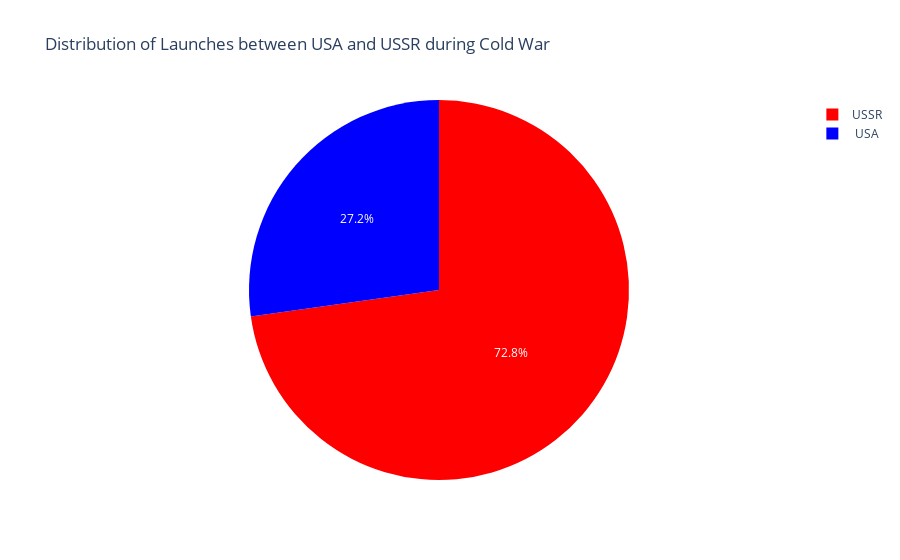

Notebook source saved alongside this figure:
### Markdown cell above
## Create a Plotly Pie Chart comparing the total number of launches of the USSR and the USA

Hint: Remember to include former Soviet Republics like Kazakhstan when analysing the total number of launches.

### Code cell
plt.figure(figsize=(16, 8), dpi=200)

fig = px.pie(
    df_cold_war_countries,
    values="Organisation",
    names=df_cold_war_countries.index,
    title="Distribution of Launches between USA and USSR during Cold War",
    color_discrete_sequence=["red", "blue"]
)

fig.show()

### Figure 1 — Plotly figure (JSON) as saved in the notebook; plotly's stock layout.template omitted (floating-point values rounded to 4 significant figures)
{"data": [{"domain": {"x": [0, 1], "y": [0, 1]}, "hovertemplate": "Country=%{label}<br>Organisation=%{value}<extra></extra>", "labels": [" USA", "USSR"], "legendgroup": "", "name": "", "showlegend": true, "type": "pie", "values": [662, 1770]}], "layout": {"legend": {"tracegroupgap": 0}, "piecolorway": ["red", "blue"], "title": {"text": "Distribution of Launches between USA and USSR during Cold War"}}}
